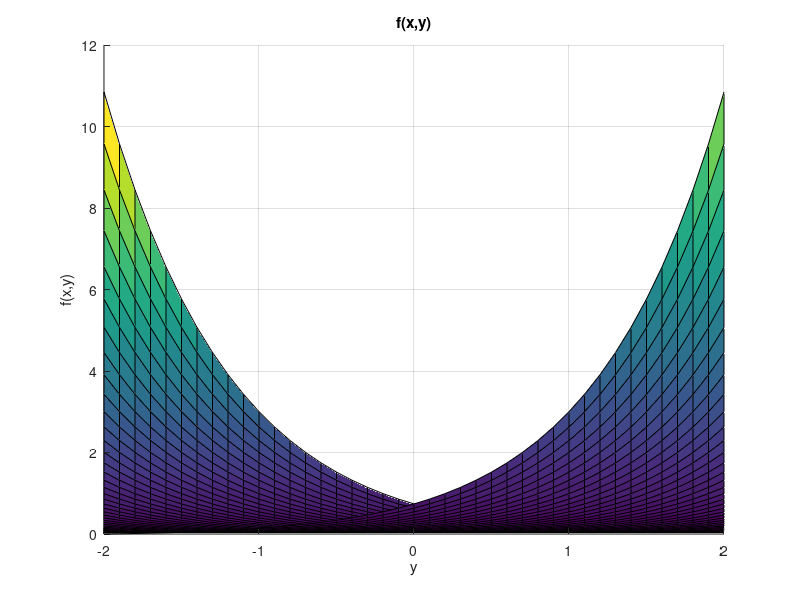
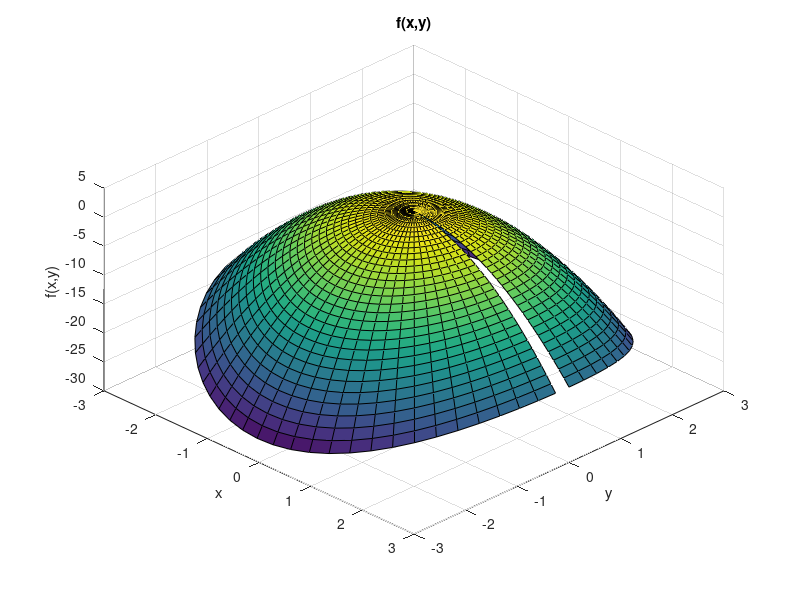
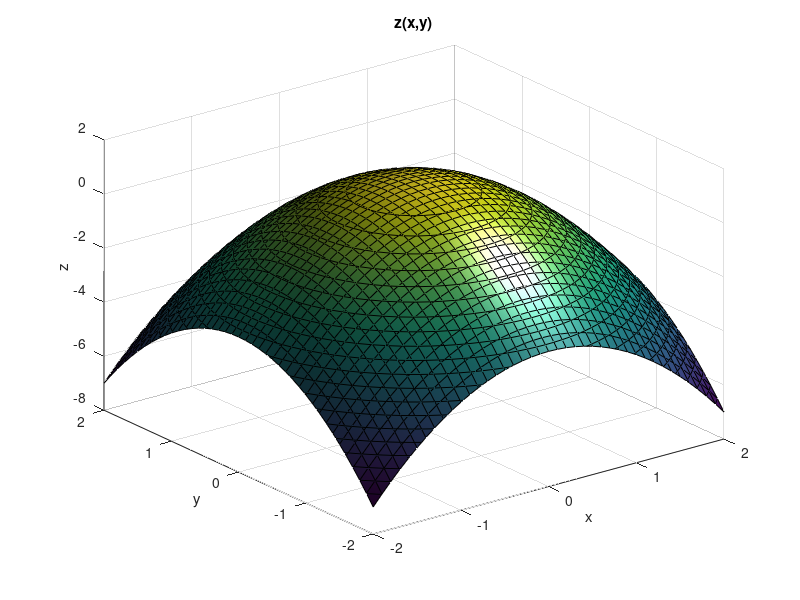

These figures' MATLAB source, in order:
clc; clear; close all;

[x,y] = meshgrid(-2:0.1:2);
z = sin(abs(x+y)/20).*exp(abs(x+y));
figure; surf(x,y,z);
xlabel('x'); ylabel('y'); zlabel('f(x,y)');
title('f(x,y)'); view(90,0);

t = 0:0.1:2*pi;
r = 0:0.1:3;
[R,T] = meshgrid(r,t);
x = R.*cos(T); y = R.*sin(T);
z = 1-2*x.^2-3*y.^2;
figure; surf(x,y,z);
xlabel('x'); ylabel('y'); zlabel('f(x,y)');
title('f(x,y)'); view(45,45);

[x,y] = meshgrid(-2:0.1:2);
z = 1-(x.^2+y.^2);
figure; surf(x,y,z);
shading interp; camlight; lighting gouraud;
hold on; contour3(x,y,z,20,'k');
surf(x,y,z,'FaceAlpha',0.5);
xlabel('x'); ylabel('y'); zlabel('z');
title('z(x,y)');
